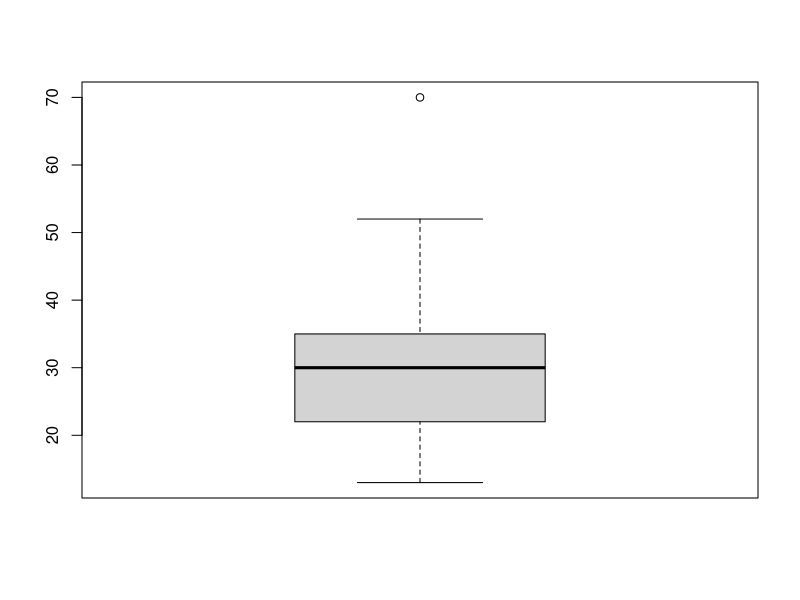

Generate this figure with R:
data = c(13,15,16,19,20,21,22,22,25,25,25,25,30,33,33,35,35,35,35,36,40,45,46,52 ,70)

# a)
boxplot(data)

# b)
summary(data)

# c)
IQR(data)